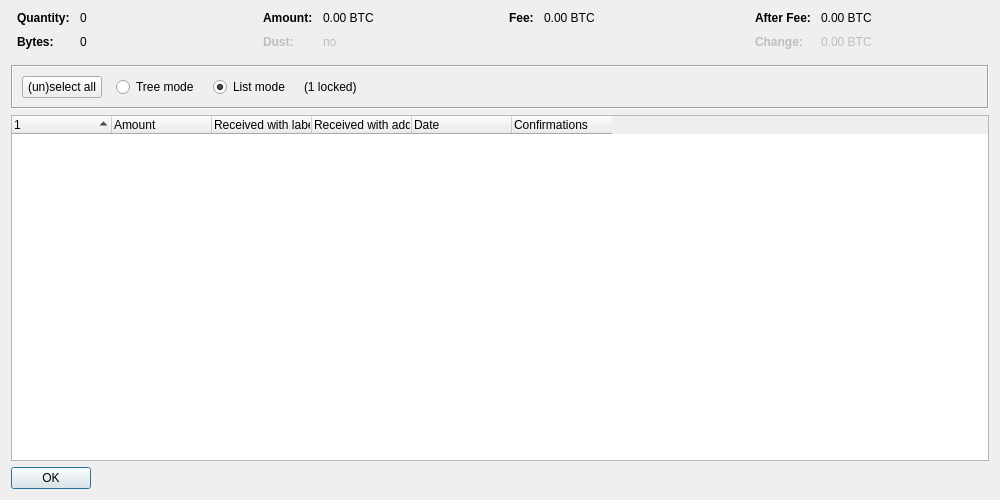
<?xml version="1.0" encoding="UTF-8"?>
<ui version="4.0">
 <class>CoinControlDialog</class>
 <widget class="QDialog" name="CoinControlDialog">
  <property name="geometry">
   <rect>
    <x>0</x>
    <y>0</y>
    <width>1000</width>
    <height>500</height>
   </rect>
  </property>
  <property name="windowTitle">
   <string>Coin Selection</string>
  </property>
  <layout class="QVBoxLayout" name="verticalLayout">
   <item>
    <layout class="QHBoxLayout" name="horizontalLayoutTop" stretch="0,0,0,0">
     <property name="topMargin">
      <number>0</number>
     </property>
     <property name="bottomMargin">
      <number>10</number>
     </property>
     <item>
      <layout class="QFormLayout" name="formLayoutCoinControl1">
       <property name="horizontalSpacing">
        <number>10</number>
       </property>
       <property name="verticalSpacing">
        <number>10</number>
       </property>
       <property name="leftMargin">
        <number>6</number>
       </property>
       <property name="rightMargin">
        <number>6</number>
       </property>
       <item row="0" column="0">
        <widget class="QLabel" name="labelCoinControlQuantityText">
         <property name="font">
          <font>
           <weight>75</weight>
           <bold>true</bold>
          </font>
         </property>
         <property name="text">
          <string>Quantity:</string>
         </property>
        </widget>
       </item>
       <item row="0" column="1">
        <widget class="QLabel" name="labelCoinControlQuantity">
         <property name="cursor">
          <cursorShape>IBeamCursor</cursorShape>
         </property>
         <property name="contextMenuPolicy">
          <enum>Qt::ActionsContextMenu</enum>
         </property>
         <property name="text">
          <string notr="true">0</string>
         </property>
         <property name="textInteractionFlags">
          <set>Qt::LinksAccessibleByMouse|Qt::TextSelectableByKeyboard|Qt::TextSelectableByMouse</set>
         </property>
        </widget>
       </item>
       <item row="1" column="0">
        <widget class="QLabel" name="labelCoinControlBytesText">
         <property name="font">
          <font>
           <weight>75</weight>
           <bold>true</bold>
          </font>
         </property>
         <property name="text">
          <string>Bytes:</string>
         </property>
        </widget>
       </item>
       <item row="1" column="1">
        <widget class="QLabel" name="labelCoinControlBytes">
         <property name="cursor">
          <cursorShape>IBeamCursor</cursorShape>
         </property>
         <property name="contextMenuPolicy">
          <enum>Qt::ActionsContextMenu</enum>
         </property>
         <property name="text">
          <string notr="true">0</string>
         </property>
         <property name="textInteractionFlags">
          <set>Qt::LinksAccessibleByMouse|Qt::TextSelectableByKeyboard|Qt::TextSelectableByMouse</set>
         </property>
        </widget>
       </item>
      </layout>
     </item>
     <item>
      <layout class="QFormLayout" name="formLayoutCoinControl2">
       <property name="horizontalSpacing">
        <number>10</number>
       </property>
       <property name="verticalSpacing">
        <number>10</number>
       </property>
       <property name="leftMargin">
        <number>6</number>
       </property>
       <property name="rightMargin">
        <number>6</number>
       </property>
       <item row="0" column="0">
        <widget class="QLabel" name="labelCoinControlAmountText">
         <property name="font">
          <font>
           <weight>75</weight>
           <bold>true</bold>
          </font>
         </property>
         <property name="text">
          <string>Amount:</string>
         </property>
        </widget>
       </item>
       <item row="0" column="1">
        <widget class="QLabel" name="labelCoinControlAmount">
         <property name="cursor">
          <cursorShape>IBeamCursor</cursorShape>
         </property>
         <property name="contextMenuPolicy">
          <enum>Qt::ActionsContextMenu</enum>
         </property>
         <property name="text">
          <string notr="true">0.00 BTC</string>
         </property>
         <property name="textInteractionFlags">
          <set>Qt::LinksAccessibleByMouse|Qt::TextSelectableByKeyboard|Qt::TextSelectableByMouse</set>
         </property>
        </widget>
       </item>
       <item row="1" column="0">
        <widget class="QLabel" name="labelCoinControlLowOutputText">
         <property name="enabled">
          <bool>false</bool>
         </property>
         <property name="font">
          <font>
           <weight>75</weight>
           <bold>true</bold>
          </font>
         </property>
         <property name="text">
          <string>Dust:</string>
         </property>
        </widget>
       </item>
       <item row="1" column="1">
        <widget class="QLabel" name="labelCoinControlLowOutput">
         <property name="enabled">
          <bool>false</bool>
         </property>
         <property name="cursor">
          <cursorShape>IBeamCursor</cursorShape>
         </property>
         <property name="contextMenuPolicy">
          <enum>Qt::ActionsContextMenu</enum>
         </property>
         <property name="text">
          <string notr="true">no</string>
         </property>
         <property name="textInteractionFlags">
          <set>Qt::LinksAccessibleByMouse|Qt::TextSelectableByKeyboard|Qt::TextSelectableByMouse</set>
         </property>
        </widget>
       </item>
      </layout>
     </item>
     <item>
      <layout class="QFormLayout" name="formLayoutCoinControl3">
       <property name="horizontalSpacing">
        <number>10</number>
       </property>
       <property name="verticalSpacing">
        <number>10</number>
       </property>
       <property name="leftMargin">
        <number>6</number>
       </property>
       <property name="rightMargin">
        <number>6</number>
       </property>
       <item row="0" column="0">
        <widget class="QLabel" name="labelCoinControlFeeText">
         <property name="font">
          <font>
           <weight>75</weight>
           <bold>true</bold>
          </font>
         </property>
         <property name="text">
          <string>Fee:</string>
         </property>
        </widget>
       </item>
       <item row="0" column="1">
        <widget class="QLabel" name="labelCoinControlFee">
         <property name="cursor">
          <cursorShape>IBeamCursor</cursorShape>
         </property>
         <property name="contextMenuPolicy">
          <enum>Qt::ActionsContextMenu</enum>
         </property>
         <property name="text">
          <string notr="true">0.00 BTC</string>
         </property>
         <property name="textInteractionFlags">
          <set>Qt::LinksAccessibleByMouse|Qt::TextSelectableByKeyboard|Qt::TextSelectableByMouse</set>
         </property>
        </widget>
       </item>
      </layout>
     </item>
     <item>
      <layout class="QFormLayout" name="formLayoutCoinControl4">
       <property name="horizontalSpacing">
        <number>10</number>
       </property>
       <property name="verticalSpacing">
        <number>10</number>
       </property>
       <property name="leftMargin">
        <number>6</number>
       </property>
       <property name="rightMargin">
        <number>6</number>
       </property>
       <item row="0" column="0">
        <widget class="QLabel" name="labelCoinControlAfterFeeText">
         <property name="font">
          <font>
           <weight>75</weight>
           <bold>true</bold>
          </font>
         </property>
         <property name="text">
          <string>After Fee:</string>
         </property>
        </widget>
       </item>
       <item row="0" column="1">
        <widget class="QLabel" name="labelCoinControlAfterFee">
         <property name="cursor">
          <cursorShape>IBeamCursor</cursorShape>
         </property>
         <property name="contextMenuPolicy">
          <enum>Qt::ActionsContextMenu</enum>
         </property>
         <property name="text">
          <string notr="true">0.00 BTC</string>
         </property>
         <property name="textInteractionFlags">
          <set>Qt::LinksAccessibleByMouse|Qt::TextSelectableByKeyboard|Qt::TextSelectableByMouse</set>
         </property>
        </widget>
       </item>
       <item row="1" column="0">
        <widget class="QLabel" name="labelCoinControlChangeText">
         <property name="enabled">
          <bool>false</bool>
         </property>
         <property name="font">
          <font>
           <weight>75</weight>
           <bold>true</bold>
          </font>
         </property>
         <property name="text">
          <string>Change:</string>
         </property>
        </widget>
       </item>
       <item row="1" column="1">
        <widget class="QLabel" name="labelCoinControlChange">
         <property name="enabled">
          <bool>false</bool>
         </property>
         <property name="cursor">
          <cursorShape>IBeamCursor</cursorShape>
         </property>
         <property name="contextMenuPolicy">
          <enum>Qt::ActionsContextMenu</enum>
         </property>
         <property name="text">
          <string notr="true">0.00 BTC</string>
         </property>
         <property name="textInteractionFlags">
          <set>Qt::LinksAccessibleByMouse|Qt::TextSelectableByKeyboard|Qt::TextSelectableByMouse</set>
         </property>
        </widget>
       </item>
      </layout>
     </item>
    </layout>
   </item>
   <item>
    <widget class="QFrame" name="frame">
     <property name="minimumSize">
      <size>
       <width>0</width>
       <height>40</height>
      </size>
     </property>
     <property name="frameShape">
      <enum>QFrame::Box</enum>
     </property>
     <property name="frameShadow">
      <enum>QFrame::Sunken</enum>
     </property>
     <layout class="QHBoxLayout" name="horizontalLayout">
      <item>
       <layout class="QHBoxLayout" name="horizontalLayoutPanel" stretch="0,0,0,0,0">
        <property name="spacing">
         <number>14</number>
        </property>
        <item>
         <widget class="QPushButton" name="pushButtonSelectAll">
          <property name="sizePolicy">
           <sizepolicy hsizetype="Maximum" vsizetype="Fixed">
            <horstretch>0</horstretch>
            <verstretch>0</verstretch>
           </sizepolicy>
          </property>
          <property name="text">
           <string>(un)select all</string>
          </property>
          <property name="autoDefault">
           <bool>false</bool>
          </property>
         </widget>
        </item>
        <item>
         <widget class="QRadioButton" name="radioTreeMode">
          <property name="sizePolicy">
           <sizepolicy hsizetype="Maximum" vsizetype="Fixed">
            <horstretch>0</horstretch>
            <verstretch>0</verstretch>
           </sizepolicy>
          </property>
          <property name="text">
           <string>Tree mode</string>
          </property>
         </widget>
        </item>
        <item>
         <widget class="QRadioButton" name="radioListMode">
          <property name="sizePolicy">
           <sizepolicy hsizetype="Maximum" vsizetype="Fixed">
            <horstretch>0</horstretch>
            <verstretch>0</verstretch>
           </sizepolicy>
          </property>
          <property name="text">
           <string>List mode</string>
          </property>
          <property name="checked">
           <bool>true</bool>
          </property>
         </widget>
        </item>
        <item>
         <widget class="QLabel" name="labelLocked">
          <property name="text">
           <string notr="true">(1 locked)</string>
          </property>
         </widget>
        </item>
        <item>
         <spacer name="horizontalSpacer">
          <property name="orientation">
           <enum>Qt::Horizontal</enum>
          </property>
          <property name="sizeHint" stdset="0">
           <size>
            <width>40</width>
            <height>20</height>
           </size>
          </property>
         </spacer>
        </item>
       </layout>
      </item>
     </layout>
    </widget>
   </item>
   <item>
    <widget class="CoinControlTreeWidget" name="treeWidget">
     <property name="contextMenuPolicy">
      <enum>Qt::CustomContextMenu</enum>
     </property>
     <property name="sortingEnabled">
      <bool>false</bool>
     </property>
     <property name="columnCount">
      <number>6</number>
     </property>
     <attribute name="headerShowSortIndicator" stdset="0">
      <bool>true</bool>
     </attribute>
     <attribute name="headerStretchLastSection">
      <bool>false</bool>
     </attribute>
     <column>
      <property name="text">
       <string/>
      </property>
     </column>
     <column>
      <property name="text">
       <string>Amount</string>
      </property>
     </column>
     <column>
      <property name="text">
       <string>Received with label</string>
      </property>
     </column>
     <column>
      <property name="text">
       <string>Received with address</string>
      </property>
     </column>
     <column>
      <property name="text">
       <string>Date</string>
      </property>
     </column>
     <column>
      <property name="text">
       <string>Confirmations</string>
      </property>
      <property name="toolTip">
       <string>Confirmed</string>
      </property>
     </column>
     <column>
      <property name="text">
       <string/>
      </property>
     </column>
     <column>
      <property name="text">
       <string/>
      </property>
     </column>
     <column>
      <property name="text">
       <string/>
      </property>
     </column>
     <column>
      <property name="text">
       <string/>
      </property>
     </column>
    </widget>
   </item>
   <item>
    <widget class="QDialogButtonBox" name="buttonBox">
     <property name="sizePolicy">
      <sizepolicy hsizetype="Maximum" vsizetype="Fixed">
       <horstretch>0</horstretch>
       <verstretch>0</verstretch>
      </sizepolicy>
     </property>
     <property name="orientation">
      <enum>Qt::Horizontal</enum>
     </property>
     <property name="standardButtons">
      <set>QDialogButtonBox::Ok</set>
     </property>
    </widget>
   </item>
  </layout>
 </widget>
 <customwidgets>
  <customwidget>
   <class>CoinControlTreeWidget</class>
   <extends>QTreeWidget</extends>
   <header>qt/coincontroltreewidget.h</header>
  </customwidget>
 </customwidgets>
 <resources/>
 <connections/>
</ui>
